Frame 1 (no input): blank canvas, image omitted
Frame 60 (the mouse pressed at the canvas centre just before this capture): blank canvas, image omitted
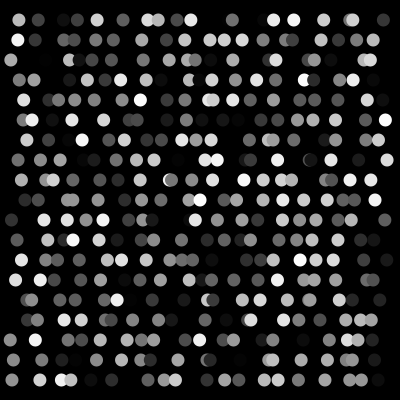
Frame 120 (the mouse held since frame 60 and released just before this capture)

The Processing sketch whose frames 1 and 60 were blank and that drew this single picture after the mouse press (run headless with seeded random() and noise(); from frame 60 on, the mouse is pressed at the canvas centre):

// Processing sketch: Trame_OffSet
// ── Trame_OffSet.pde
///////////////////////////////////////////
/*
 ++++++++++++++++++++++++++++++++++++++++++
 SYSTÈMES GRAPHIQUES 0.5 (2012)
 AN INTRODUCTORY COURSE TO CREATIVE 
 CODING FOR GRAPHIC DESIGN STUDENTS.
 
 IMPLEMENTED BY THE FREE ART BUREAU 
 www.freeartbureau.org
 ++++++++++++++++++++++++++++++++++++++++++
 LES BASES : UNE TRAME
 SKETCH : TRAME_DÉCALÉE
 PARENT SKETCH : NONE
 TYPE : STATIQUE
 */
/////////////////////////// GLOBALS ////////////////////////////

int trameRes = 20; // Résolution de notre trame (x & y)
int randSeed = 10;
/////////////////////////// SETUP ////////////////////////////

void setup() {
  size(400, 400);
  background(0);
  smooth();
  fill(255);
  noStroke();
}

/////////////////////////// DRAW ////////////////////////////
void draw() {
  background(0);
  randomSeed(randSeed);
  for (int gridY = 1; gridY < trameRes; gridY++) {
    for (int gridX = 1;  gridX < trameRes; gridX++) {
      
      int posX = width/trameRes * gridX; //Calculer la position X par rapport à la résolution de notre trame et la largeur de notre plan de travail
      int posY = height/trameRes * gridY; //Calculer la position Y par rapport à la résolution de notre trame et la hauteur de notre plan de travail
      
      color myc = (int)random(255);
      fill(myc);
      
      //Plus la souris est décalée vers la droite, plus le décalage de la forme est important.
      float xOff = random(-1,1)*mouseX/20;
      ellipse(posX+xOff, posY, mouseY/15, mouseY/15);

    }
  }
}

/////////////////////////// FUNCTIONS ////////////////////////////
